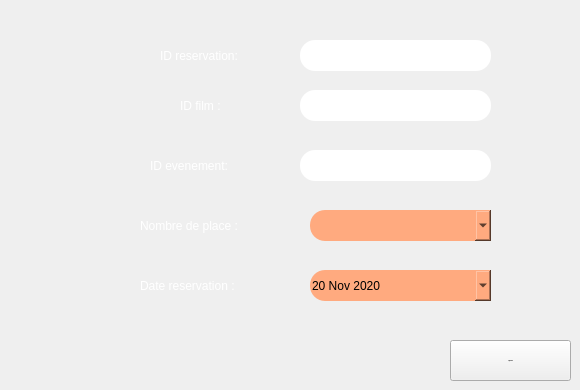
       <widget class="QWidget" name="Ajouter">
        <attribute name="title">
         <string>Ajouter une Réservation</string>
        </attribute>
        <widget class="QPushButton" name="ajouter_res">
         <property name="geometry">
          <rect>
           <x>450</x>
           <y>340</y>
           <width>121</width>
           <height>41</height>
          </rect>
         </property>
         <property name="font">
          <font>
           <family>century gothic</family>
           <pointsize>-1</pointsize>
           <weight>75</weight>
           <bold>true</bold>
          </font>
         </property>
         <property name="text">
          <string>AJOUTER</string>
         </property>
        </widget>
        <widget class="QLabel" name="label_date_res">
         <property name="geometry">
          <rect>
           <x>140</x>
           <y>270</y>
           <width>121</width>
           <height>31</height>
          </rect>
         </property>
         <property name="styleSheet">
          <string notr="true">color:white;
border-radius:15px;</string>
         </property>
         <property name="text">
          <string>Date reservation :</string>
         </property>
        </widget>
        <widget class="QLabel" name="label_nombreplace">
         <property name="geometry">
          <rect>
           <x>140</x>
           <y>210</y>
           <width>121</width>
           <height>31</height>
          </rect>
         </property>
         <property name="styleSheet">
          <string notr="true">color:white;
border-radius:15px;</string>
         </property>
         <property name="text">
          <string>Nombre de place :</string>
         </property>
        </widget>
        <widget class="QLineEdit" name="lineEdit_id_film">
         <property name="geometry">
          <rect>
           <x>300</x>
           <y>90</y>
           <width>191</width>
           <height>31</height>
          </rect>
         </property>
         <property name="font">
          <font>
           <family>century gothic</family>
           <pointsize>-1</pointsize>
           <weight>75</weight>
           <bold>true</bold>
          </font>
         </property>
         <property name="styleSheet">
          <string notr="true">border-radius:15px;
</string>
         </property>
         <property name="maxLength">
          <number>8</number>
         </property>
         <property name="alignment">
          <set>Qt::AlignCenter</set>
         </property>
        </widget>
        <widget class="QLabel" name="label_film">
         <property name="geometry">
          <rect>
           <x>180</x>
           <y>90</y>
           <width>51</width>
           <height>31</height>
          </rect>
         </property>
         <property name="styleSheet">
          <string notr="true">color:white;
border-radius:15px;</string>
         </property>
         <property name="text">
          <string>ID film :</string>
         </property>
        </widget>
        <widget class="QLabel" name="label_id">
         <property name="geometry">
          <rect>
           <x>160</x>
           <y>40</y>
           <width>91</width>
           <height>31</height>
          </rect>
         </property>
         <property name="styleSheet">
          <string notr="true">color:white;
border-radius:15px;</string>
         </property>
         <property name="text">
          <string>ID reservation: </string>
         </property>
        </widget>
        <widget class="QLineEdit" name="lineEdit_id_res">
         <property name="geometry">
          <rect>
           <x>300</x>
           <y>40</y>
           <width>191</width>
           <height>31</height>
          </rect>
         </property>
         <property name="font">
          <font>
           <family>century gothic</family>
           <pointsize>-1</pointsize>
           <weight>75</weight>
           <bold>true</bold>
          </font>
         </property>
         <property name="styleSheet">
          <string notr="true">border-radius:15px;
</string>
         </property>
         <property name="maxLength">
          <number>8</number>
         </property>
         <property name="alignment">
          <set>Qt::AlignCenter</set>
         </property>
        </widget>
        <widget class="QLabel" name="label_id_2">
         <property name="geometry">
          <rect>
           <x>150</x>
           <y>150</y>
           <width>101</width>
           <height>31</height>
          </rect>
         </property>
         <property name="styleSheet">
          <string notr="true">color:white;
border-radius:15px;</string>
         </property>
         <property name="text">
          <string>ID evenement:</string>
         </property>
        </widget>
        <widget class="QLineEdit" name="lineEdit_id_eventt">
         <property name="geometry">
          <rect>
           <x>300</x>
           <y>150</y>
           <width>191</width>
           <height>31</height>
          </rect>
         </property>
         <property name="font">
          <font>
           <family>century gothic</family>
           <pointsize>-1</pointsize>
           <weight>75</weight>
           <bold>true</bold>
          </font>
         </property>
         <property name="styleSheet">
          <string notr="true">border-radius:15px;
</string>
         </property>
         <property name="maxLength">
          <number>8</number>
         </property>
         <property name="alignment">
          <set>Qt::AlignCenter</set>
         </property>
        </widget>
        <widget class="QComboBox" name="comboBox_3">
         <property name="geometry">
          <rect>
           <x>310</x>
           <y>210</y>
           <width>181</width>
           <height>31</height>
          </rect>
         </property>
         <property name="styleSheet">
          <string notr="true">QComboBox
{
background:#ffaa7f;
border-radius:60px;
}

QComboBox{
color:black;
border-radius:15px;
}
QComboBox:hover
{
color:black;
border-radius:15px;
background:#ff5500;
}</string>
         </property>
        </widget>
        <widget class="QDateEdit" name="dateEdit_2">
         <property name="geometry">
          <rect>
           <x>310</x>
           <y>270</y>
           <width>181</width>
           <height>31</height>
          </rect>
         </property>
         <property name="styleSheet">
          <string notr="true">QDateEdit
{
background:#ffaa7f;
border-radius:60px;
}

QDateEdit{
color:black;
border-radius:15px;
}
QDateEdit:hover
{
color:black;
border-radius:15px;
background:#ff5500;
}</string>
         </property>
         <property name="calendarPopup">
          <bool>true</bool>
         </property>
         <property name="date">
          <date>
           <year>2020</year>
           <month>11</month>
           <day>20</day>
          </date>
         </property>
        </widget>
       </widget>
